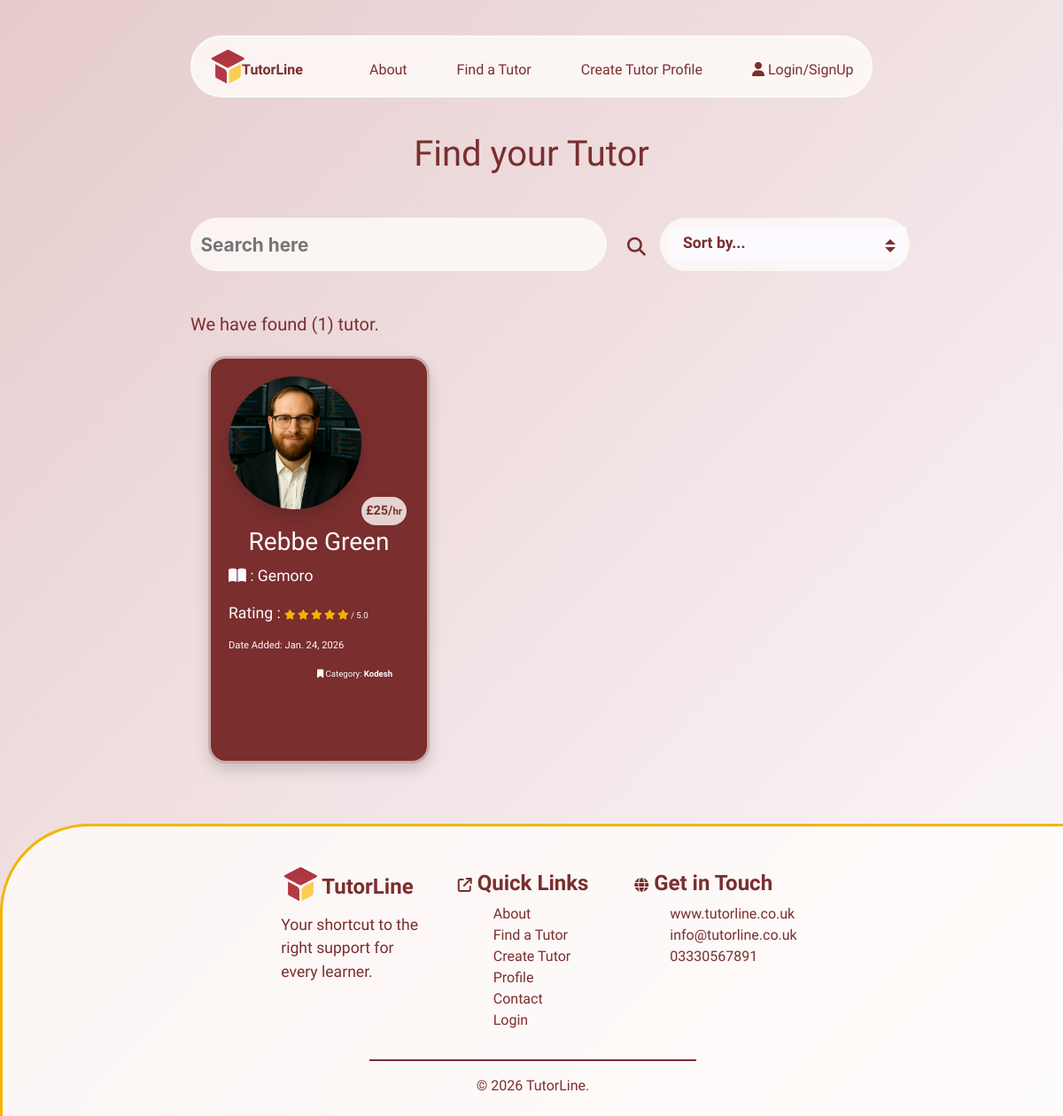
/tutors/, run on an earlier commit of the app's database.
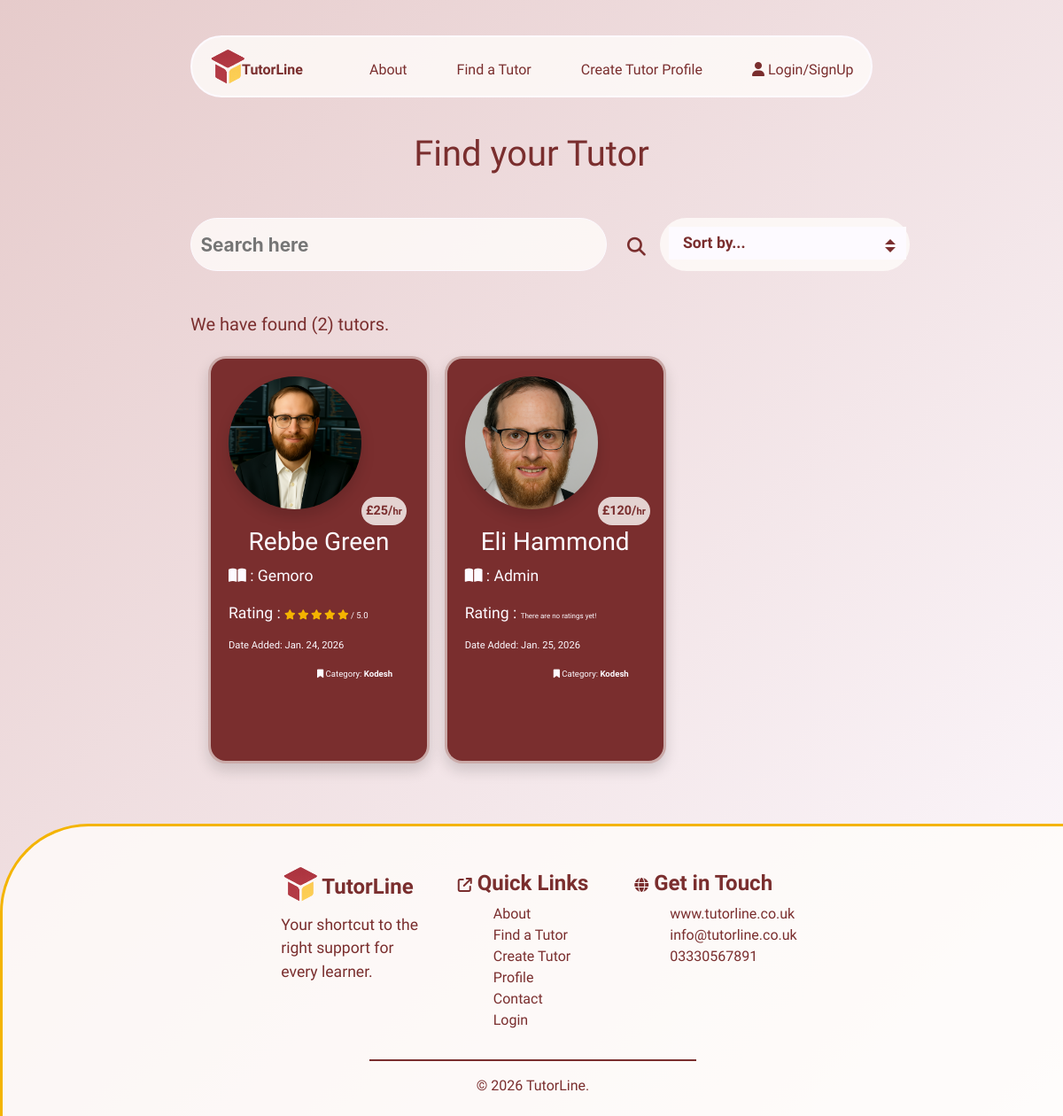
And on a later commit of the database.
### tutors/models.py (models this page shows, shortened)
class Tutors(models.Model):
    class Meta:
        verbose_name_plural = "Tutors"
    user = models.ForeignKey(User, on_delete=models.CASCADE, null=True, blank=True)
    name = models.CharField(max_length=254)
    location = models.ForeignKey('Location', null=True, blank=True,
                                 on_delete=models.SET_NULL)
    category = models.ForeignKey('Category', null=True, blank=True,
                                 on_delete=models.SET_NULL)
    date_added = models.DateField(auto_now=True)
    subject = models.CharField(max_length=254)
    price = models.IntegerField()
    active = models.BooleanField(default=True)
    description = models.TextField()
    email = models.EmailField()
    phone = models.CharField(max_length=14)
    rating = models.FloatField(default=0)
    image = models.ImageField(blank=True, null=True)
    is_male = models.BooleanField()
    color_1 = models.IntegerField(default=rand)
    color_2 = models.IntegerField(default=rand)
    color_3 = models.IntegerField(default=rand)

class Category(models.Model):
    class Meta:
        verbose_name_plural = "Categories"
    name = models.CharField(max_length=254)
    def __str__(self):
        return self.name

### tutors/views.py (the view)
# urls.py: path('tutors/', include('tutors.urls')),
def tutors(request):
    tutors = Tutors.objects.all()
    active_tutors = Tutors.objects.filter(active=True)
    if active_tutors.exists():
        tutors = active_tutors
    else:
        tutors = None
    query = None
    sort = request.GET.get('sort')
    if request.GET:
        if 'q' in request.GET:
            query = request.GET['q']
            queries = Q(name__icontains=query) | Q(subject__icontains=query) | Q(category__name__icontains=query) | Q(location__name__icontains=query)
            tutors = tutors.filter(queries)
    if sort == "price_low":
        tutors = tutors.order_by('price')
    elif sort == "price_high":
        tutors = tutors.order_by('-price')
    elif sort == "most_recent":
        tutors = tutors.order_by('-date_added')
    elif sort == "highest_rating":
        tutors = tutors.filter(rating__gt=0).order_by('-rating')
    context = {
                'tutors': tutors,
                'search': query,
                }
    return render(request, 'tutors/tutors.html', context)

### tutors/templates/tutors/tutors.html (shortened to what the changed rows need)
{% extends "base.html" %}
{% load static %}
{% block extracss%}
<link rel="stylesheet" href="{% static 'css/tutors.css' %}">
{% endblock %}
{% block content %}
    <h1>Find your Tutor</h1>
    <section class="mt-5">
        <div class="container-fluid">
            <div class="row search-results">
                <div class="col-11 col-md-4">
                    <h5>We have found ({{ tutors.count }}) tutor{% if tutors.count == 1 %}{% else %}s{% endif %}{% if search %}, for <strong>"{{ search }}"</strong>.{% else %}.
                        {% endif %}
                    </h5>
                </div>
            </div>
            <div class="row mt-3">
                <div class="col-10 col-md-8">
                    <div class="row">
                        {% for tutor in tutors %}
                        <div class="col-12 col-md-6 col-lg-4">
                            <a href="{% url 'tutor_details' tutor.id %}">
                                <div class="tutor-card shadow">
                                    {% if tutor.is_male == True %}
                                    {% if tutor.image %}
                                    <img src="{{ tutor.image.url }}" class="image shadow" alt="{{ tutor.name }}">
                                    {% else %}
                                    <img src="/media/placeholder_male2.png" class="image shadow" alt="{{ tutor.name }}">
                                    {% endif %}
                                    {% else %}
                                    <img src="/media/placeholder_female.png" class="image shadow" alt="{{ tutor.name }}">
                                    {% endif %}
                                    <p class="price-stamp">£{{ tutor.price }}/<span class="per-hr">hr</span></p>
                                    <div class="details">
                                        <h3>{{ tutor.name }}</h3>
                                        <p><i class="fa-solid fa-book-open"></i> : {{ tutor.subject }}</p>
                                        <p>
                                            Rating : {% if tutor.rating == 0 %}
                                            <span class="no-rating">There are no ratings yet!</span>
                                            {% else %}
                                            {% if tutor.rating == 5 %}
                                            <i class="fa-solid fa-star r-stars"></i>
                                            <i class="fa-solid fa-star r-stars"></i>
                                            <i class="fa-solid fa-star r-stars"></i>
                                            <i class="fa-solid fa-star r-stars"></i>
                                            <i class="fa-solid fa-star r-stars"></i>
                                            {% elif tutor.rating > 4 %}
                                            <i class="fa-solid fa-star r-stars"></i>
                                            <i class="fa-solid fa-star r-stars"></i>
                                            <i class="fa-solid fa-star r-stars"></i>
                                            <i class="fa-solid fa-star r-stars"></i>
                                            <i class="fa-solid fa-star-half-stroke r-stars"></i>
                                            {% elif tutor.rating == 4 %}
                                            <i class="fa-solid fa-star r-stars"></i>
                                            <i class="fa-solid fa-star r-stars"></i>
                                            <i class="fa-solid fa-star r-stars"></i>
                                            <i class="fa-solid fa-star r-stars"></i>
                                            <i class="fa-regular fa-star r-stars"></i>
                                            {% elif tutor.rating > 3 %}
                                            <i class="fa-solid fa-star r-stars"></i>
                                            <i class="fa-solid fa-star r-stars"></i>
                                            <i class="fa-solid fa-star r-stars"></i>
                                            <i class="fa-solid fa-star-half-stroke r-stars"></i>
                                            <i class="fa-regular fa-star r-stars"></i>
                                            {% elif tutor.rating == 3 %}
                                            <i class="fa-solid fa-star r-stars"></i>
                                            <i class="fa-solid fa-star r-stars"></i>
                                            <i class="fa-solid fa-star r-stars"></i>
                                            <i class="fa-regular fa-star r-stars"></i>
                                            <i class="fa-regular fa-star r-stars"></i>
                                            {% elif tutor.rating > 2 %}
                                            <i class="fa-solid fa-star r-stars"></i>
                                            <i class="fa-solid fa-star r-stars"></i>
                                            <i class="fa-solid fa-star-half-stroke r-stars"></i>
                                            <i class="fa-regular fa-star r-stars"></i>
                                            <i class="fa-regular fa-star r-stars"></i>
                                            {% elif tutor.rating == 2 %}
                                            <i class="fa-solid fa-star r-stars"></i>
                                            <i class="fa-solid fa-star r-stars"></i>
                                            <i class="fa-regular fa-star r-stars"></i>
                                            <i class="fa-regular fa-star r-stars"></i>
                                            <i class="fa-regular fa-star r-stars"></i>
                                            {% elif tutor.rating > 1 %}
                                            <i class="fa-solid fa-star r-stars"></i>
                                            <i class="fa-solid fa-star-half-stroke r-stars"></i>
                                            <i class="fa-regular fa-star r-stars"></i>
                                            <i class="fa-regular fa-star r-stars"></i>
                                            <i class="fa-regular fa-star r-stars"></i>
                                            {% else %}
                                            <i class="fa-solid fa-star r-stars"></i>
                                            <i class="fa-regular fa-star r-stars"></i>
                                            <i class="fa-regular fa-star r-stars"></i>
                                            <i class="fa-regular fa-star r-stars"></i>
                                            <i class="fa-regular fa-star r-stars"></i>
                                            {% endif %}
                                            <span class="rating-num"> / {{ tutor.rating|floatformat:1 }}</span>
                                            {% endif %}
                                        </p>
                                        <p class="date-tag">Date Added: {{ tutor.date_added }}</p>
                                        <p class="category-tag"><i class="fa-solid fa-bookmark"></i> Category: <strong>{{ tutor.category }}</strong></p>
                                    </div>
                                </div>
                            </a>
                        </div>
                        {% endfor %}
                    </div>
                </div>
            </div>
        </div>
    </section>
{% endblock %}

What changed in the data, as far as the page shows it:
added Tutors: image (picture), price "120", name "Eli Hammond", subject "Admin", rating "There are no ratings yet!", date_added "Jan. 25, 2026", category "Kodesh"
Also different on the page:
{{ tutors.count }}: "1" → "2"
text now shown: "s"
